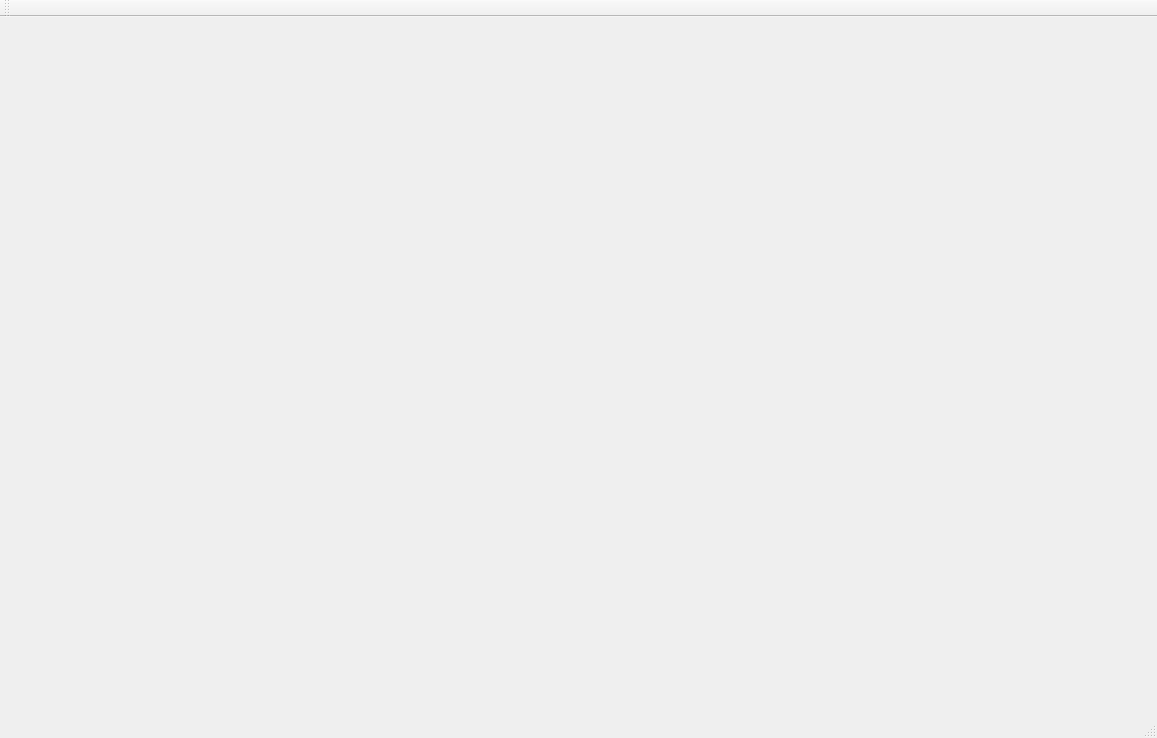
<?xml version="1.0" encoding="UTF-8"?>
<ui version="4.0">
 <class>MainWindow</class>
 <widget class="QMainWindow" name="MainWindow">
  <property name="geometry">
   <rect>
    <x>0</x>
    <y>0</y>
    <width>1157</width>
    <height>738</height>
   </rect>
  </property>
  <property name="windowTitle">
   <string>MainWindow</string>
  </property>
  <widget class="QWidget" name="centerWidget">
   <property name="sizePolicy">
    <sizepolicy hsizetype="Maximum" vsizetype="Maximum">
     <horstretch>0</horstretch>
     <verstretch>0</verstretch>
    </sizepolicy>
   </property>
   <property name="maximumSize">
    <size>
     <width>1157</width>
     <height>680</height>
    </size>
   </property>
  </widget>
  <widget class="QMenuBar" name="menuBar">
   <property name="geometry">
    <rect>
     <x>0</x>
     <y>0</y>
     <width>1157</width>
     <height>19</height>
    </rect>
   </property>
  </widget>
  <widget class="QToolBar" name="mainToolBar">
   <attribute name="toolBarArea">
    <enum>TopToolBarArea</enum>
   </attribute>
   <attribute name="toolBarBreak">
    <bool>false</bool>
   </attribute>
  </widget>
  <widget class="QStatusBar" name="statusBar"/>
 </widget>
 <layoutdefault spacing="6" margin="11"/>
 <resources/>
 <connections/>
</ui>
